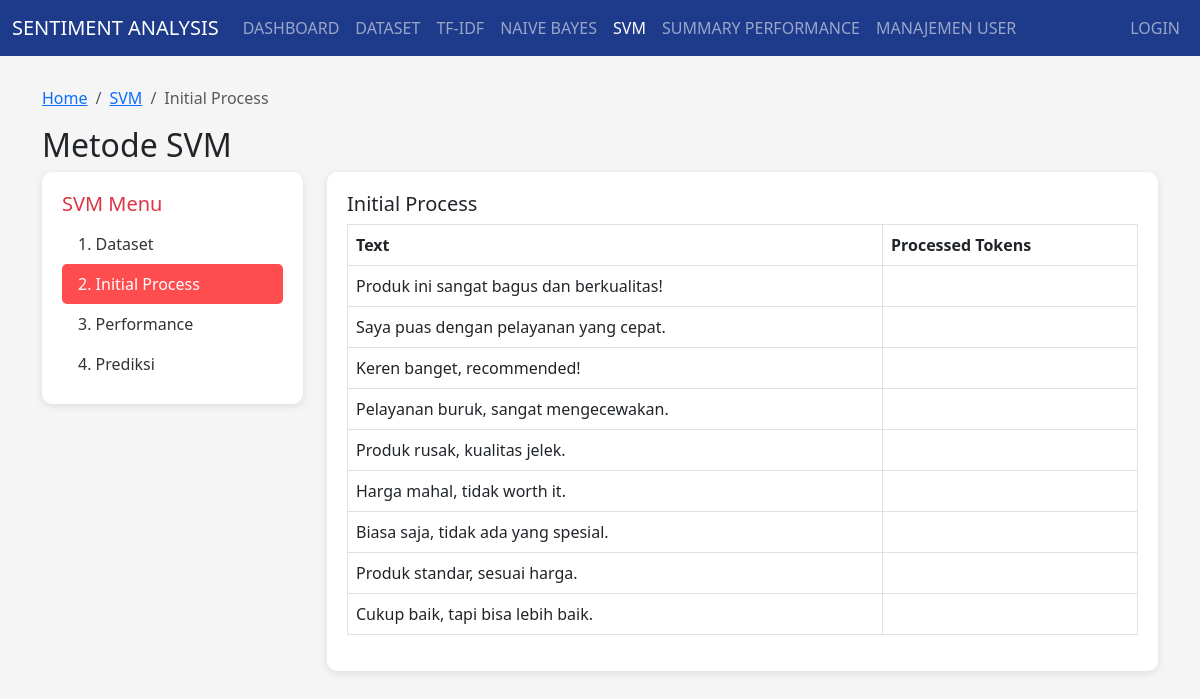
Page /svm/initial-process/ on the committed database.
### analysis/models.py (models this page shows, shortened)
class Dataset(models.Model):
    text = models.TextField()
    sentiment = models.CharField(max_length=20)

### analysis/views.py (the view)
# urls.py: path('svm/initial-process/', views.svm_initial_process, name='svm_initial_process'),
def svm_initial_process(request):
    dataset = Dataset.objects.all()
    texts = [d.text for d in dataset]
    if len(texts) < 6:
        logger.warning("Data tidak cukup untuk pemrosesan SVM")
        return render(request, 'analysis/svm_initial_process.html', {
            'error': 'Data tidak cukup untuk pemrosesan (minimal 6 entri). Silakan tambahkan data di menu Dataset.',
            'active_menu': 'initial_process'
        })
    stop_words = set(stopwords.words('indonesian'))
    processed_data = []
    for text in texts:
        tokens = preprocess_text(text)
        processed_data.append((text, tokens))
    context = {
        'processed_data': processed_data,
        'active_menu': 'initial_process',
    }
    return render(request, 'analysis/svm_initial_process.html', context)

### analysis/views.py (called while the page is built)
def normalize_slang(text):
    words = text.split()
    normalized = [slang_dict.get(word, word) for word in words]
    return ' '.join(normalized)

def preprocess_text(text):
    if not isinstance(text, str) or not text or text.strip() == "":
        logger.debug(f"Teks tidak valid: {text}")
        return []
    text = text.lower()
    text = normalize_slang(text)
    text = text.translate(str.maketrans("", "", string.punctuation))
    text = stopword.remove(text)
    text = stemmer.stem(text)
    tokens = word_tokenize(text)
    tokens = [t for t in tokens if t not in custom_stopwords]
    logger.debug(f"Teks: {text}, Tokens: {tokens}")
    return tokens

### analysis/templates/analysis/svm_initial_process.html (shortened to what this page needs)
<!DOCTYPE html>
<html lang="id">
  <head>
    <link
      href="https://cdn.jsdelivr.net/npm/bootstrap@5.3.0/dist/css/bootstrap.min.css"
      rel="stylesheet"
    />
  </head>
  <body>
    <nav class="navbar navbar-expand-lg navbar-dark fixed-top">
      <div class="container-fluid">
        <a class="navbar-brand" href="{% url 'analysis:dashboard' %}">SENTIMENT ANALYSIS</a>
        <div class="collapse navbar-collapse" id="navbarNav">
          <ul class="navbar-nav">
            <li class="nav-item"><a class="nav-link" href="{% url 'analysis:dashboard' %}">DASHBOARD</a></li>
            <li class="nav-item"><a class="nav-link" href="{% url 'analysis:dataset' %}">DATASET</a></li>
            <li class="nav-item"><a class="nav-link" href="{% url 'analysis:tfidf' %}">TF-IDF</a></li>
            <li class="nav-item"><a class="nav-link" href="{% url 'analysis:naive_bayes_dataset' %}">NAIVE BAYES</a></li>
            <li class="nav-item"><a class="nav-link active" href="{% url 'analysis:svm_dataset' %}">SVM</a></li>
            <li class="nav-item"><a class="nav-link" href="{% url 'analysis:summary_performance' %}">SUMMARY PERFORMANCE</a></li>
            <li class="nav-item"><a class="nav-link" href="{% url 'analysis:manajemen_user' %}">MANAJEMEN USER</a></li>
          </ul>
          <ul class="navbar-nav ms-auto">
            {% if user.is_authenticated %}
              <li class="nav-item"><a class="nav-link" href="{% url 'analysis:logout' %}">LOGOUT ({{ user.username }})</a></li>
            {% else %}
              <li class="nav-item"><a class="nav-link" href="{% url 'analysis:login' %}">LOGIN</a></li>
            {% endif %}
          </ul>
        </div>
      </div>
    </nav>
    <div class="container mt-3">
      <nav aria-label="breadcrumb">
        <ol class="breadcrumb">
          <li class="breadcrumb-item"><a href="{% url 'analysis:dashboard' %}">Home</a></li>
          <li class="breadcrumb-item"><a href="{% url 'analysis:svm_dataset' %}">SVM</a></li>
          <li class="breadcrumb-item active" aria-current="page">Initial Process</li>
        </ol>
      </nav>
    </div>
    <div class="container">
      <h2>Metode SVM</h2>
      <div class="row">
        <div class="col-md-3">
          <div class="sidebar">
            <h5 class="text-danger">SVM Menu</h5>
            <ul class="nav flex-column">
              <li class="nav-item">
                <a
                  class="nav-link {% if active_menu == 'dataset' %}active{% endif %}"
                  href="{% url 'analysis:svm_dataset' %}"
                  >1. Dataset</a
                >
              </li>
              <li class="nav-item">
                <a
                  class="nav-link {% if active_menu == 'initial_process' %}active{% endif %}"
                  href="{% url 'analysis:svm_initial_process' %}"
                  >2. Initial Process</a
                >
              </li>
              <li class="nav-item">
                <a
                  class="nav-link {% if active_menu == 'performance' %}active{% endif %}"
                  href="{% url 'analysis:svm_performance' %}"
                  >3. Performance</a
                >
              </li>
              <li class="nav-item">
                <a
                  class="nav-link {% if active_menu == 'prediksi' %}active{% endif %}"
                  href="{% url 'analysis:svm_prediksi' %}"
                  >4. Prediksi</a
                >
              </li>
            </ul>
          </div>
        </div>
        <div class="col-md-9">
          <div class="content-container">
            <h5>Initial Process</h5>
            <table class="table table-bordered">
              <thead>
                <tr>
                  <th>Text</th>
                  <th>Processed Tokens</th>
                </tr>
              </thead>
              <tbody>
                {% for text, tokens in processed_data %}
                <tr>
                  <td>{{ text }}</td>
                  <td>{{ tokens|join:", " }}</td>
                </tr>
                {% empty %}
                <tr>
                  <td colspan="2" class="text-center">Tidak ada data.</td>
                </tr>
                {% endfor %}
              </tbody>
            </table>
          </div>
        </div>
      </div>
    </div>
  </body>
</html>

### analysis/templates/analysis/svm_initial_process.html (style rules this page uses)
body { padding-top: 70px; background-color: #f5f5f5; }
.navbar { background-color: #1e3a8a; }
.sidebar { background-color: white; padding: 20px; border-radius: 10px; box-shadow: 0 2px 8px rgba(0, 0, 0, 0.1); height: fit-content; }
.sidebar .nav-link { color: #333; }
.sidebar .nav-link.active { background-color: #ff4d4f; color: white; border-radius: 5px; }
.content-container { background-color: white; padding: 20px; border-radius: 10px; box-shadow: 0 2px 8px rgba(0, 0, 0, 0.1); }

### rows in the picture
Dataset: processed_data "Produk ini sangat bagus dan berkualitas!"
Dataset: processed_data "Saya puas dengan pelayanan yang cepat."
Dataset: processed_data "Keren banget, recommended!"
Dataset: processed_data "Pelayanan buruk, sangat mengecewakan."
Dataset: processed_data "Produk rusak, kualitas jelek."
Dataset: processed_data "Harga mahal, tidak worth it."
Dataset: processed_data "Biasa saja, tidak ada yang spesial."
Dataset: processed_data "Produk standar, sesuai harga."
Dataset: processed_data "Cukup baik, tapi bisa lebih baik."
